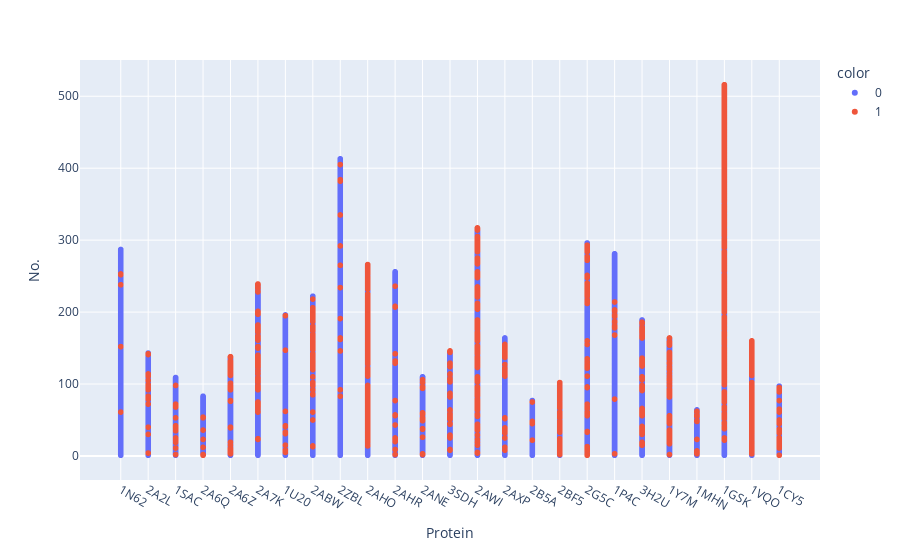

The code cell stored with this chart in its notebook:
### Markdown cell above
# Switches Initial Visualization

### Code cell
# Plotting with plotly

# dot plot
fig = px.scatter(data, x="Protein", y="No.", color=data["is_switch"].astype(str), hover_data=['Res'])
fig.update_traces(marker={"opacity": 1.0})
fig.update_xaxes(type='category')
fig.show()

### Figure 1 — Plotly figure (JSON) as saved in the notebook; plotly's stock layout.template omitted (floating-point values rounded to 4 significant figures; data arrays with more than 128 entries replaced by an {"elided": "..."} marker saying what was removed)
{"data": [{"customdata": {"elided": "3414x1 str values"}, "hovertemplate": "color=0<br>Protein=%{x}<br>No.=%{y}<br>Res=%{customdata[0]}<extra></extra>", "legendgroup": "0", "marker": {"color": "#636efa", "opacity": 1, "symbol": "circle"}, "mode": "markers", "name": "0", "showlegend": true, "type": "scattergl", "x": {"elided": "3414 str values"}, "xaxis": "x", "y": {"elided": "3414 int values"}, "yaxis": "y"}, {"customdata": {"elided": "1621x1 str values"}, "hovertemplate": "color=1<br>Protein=%{x}<br>No.=%{y}<br>Res=%{customdata[0]}<extra></extra>", "legendgroup": "1", "marker": {"color": "#EF553B", "opacity": 1, "symbol": "circle"}, "mode": "markers", "name": "1", "showlegend": true, "type": "scattergl", "x": {"elided": "1621 str values"}, "xaxis": "x", "y": {"elided": "1621 int values"}, "yaxis": "y"}], "layout": {"legend": {"title": {"text": "color"}, "tracegroupgap": 0}, "margin": {"t": 60}, "xaxis": {"anchor": "y", "domain": [0, 1], "title": {"text": "Protein"}, "type": "category"}, "yaxis": {"anchor": "x", "domain": [0, 1], "title": {"text": "No."}}}}
